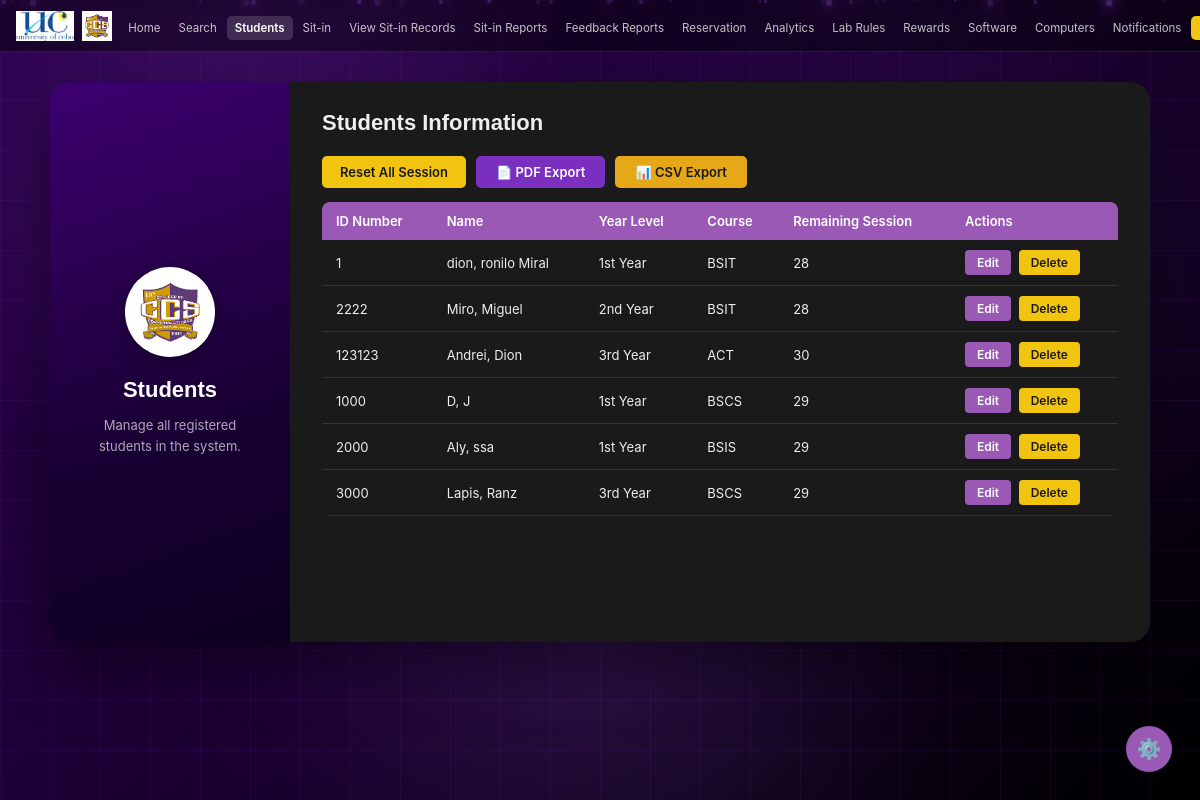
Page /admin/students (signed in) on the earlier database version.
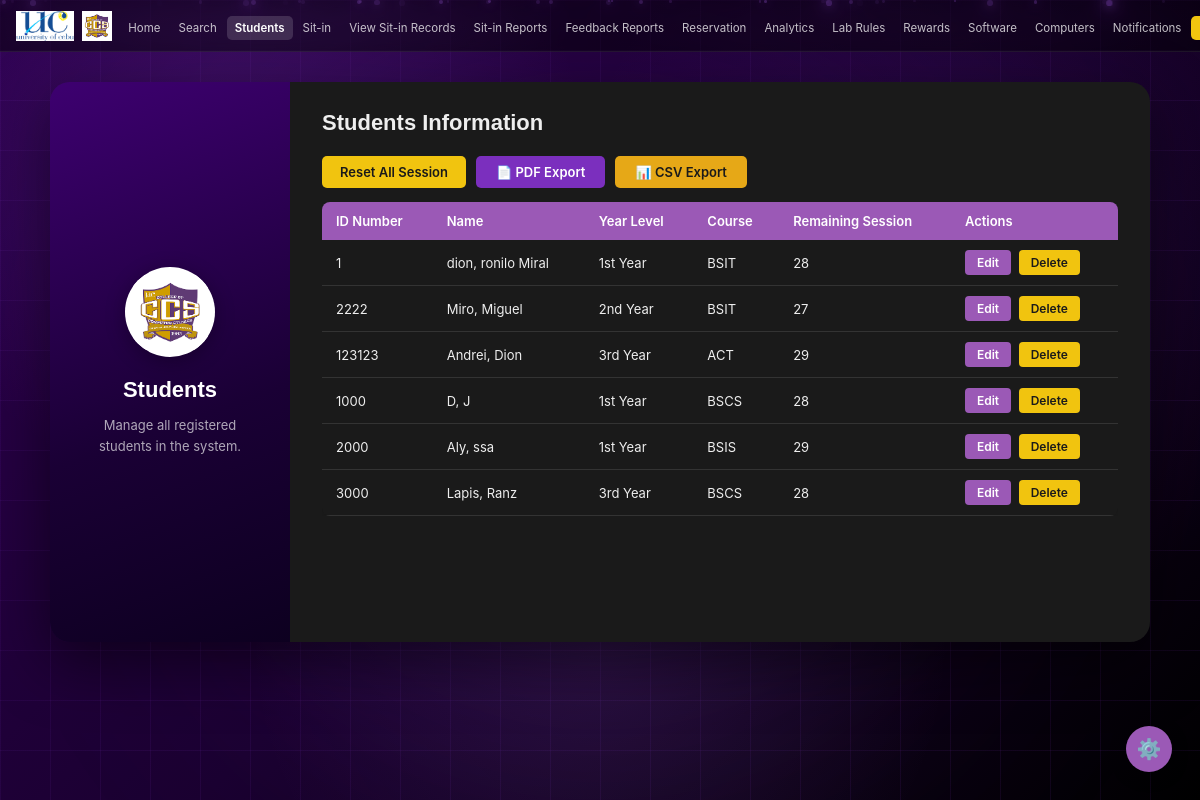
Same page on the later database version.
### tables this page shows
CREATE TABLE users (
        id INTEGER PRIMARY KEY AUTOINCREMENT,
        idnum TEXT NOT NULL UNIQUE,
        lastname TEXT NOT NULL,
        firstname TEXT NOT NULL,
        midname TEXT,
        email TEXT NOT NULL UNIQUE,
        course TEXT NOT NULL,
        level TEXT NOT NULL,
        address TEXT NOT NULL,
        password TEXT NOT NULL,
        sessions INTEGER NOT NULL DEFAULT 30,
        photo TEXT DEFAULT NULL
    );

### app.py (the view)
@app.route('/admin/students')
def admin_students():
    if not admin_required():
        return redirect(url_for('login'))
    conn = get_db()
    students = conn.execute("SELECT * FROM users WHERE email!='admin@ccs.com'").fetchall()
    conn.close()
    return render_template('admin/students.html', students=students)

### app.py (called while the page is built, shortened)
def get_db():
    conn = sqlite3.connect(os.path.join(BASE_DIR, 'database.db'))
    conn.row_factory = sqlite3.Row
    return conn

@app.before_request
def csrf_protect():
    if 'csrf_token' not in session:
        session['csrf_token'] = secrets.token_hex(16)
    if request.method == "POST":
        token = session.get('csrf_token', '')
        form_token = request.form.get('csrf_token', '')
        if not token or token != form_token:
            flash('Invalid request. Please try again.', 'error')
            return redirect(request.url)

@app.context_processor
def inject_unread_count():
    if 'user_id' in session and session.get('role') == 'admin':
        conn = get_db()
        count = conn.execute('''
            SELECT COUNT(*) FROM notifications
            WHERE is_read = 0 AND idnum = ?
        ''', (session['user_idnum'],)).fetchone()[0]
        conn.close()
        return dict(unread_count=count)
    return dict(unread_count=0)

def admin_required():
    return 'user_id' in session and session.get('role') == 'admin'

### templates/admin/students.html (shortened to what the changed rows need)
<!DOCTYPE html>
<html lang="en">
<head>
  <link rel="stylesheet" href="{{ url_for('static', filename='style.css') }}" />
</head>
<body>
  <main class="admin-main">
    <div class="admin-split-card">
      <div class="split-left">
        <h2 class="split-title">Students</h2>
      </div>
      <div class="split-right">
        <h2 class="form-title">Students Information</h2>
        <div class="table-wrap">
          <table class="admin-table">
            <thead>
              <tr>
                <th>ID Number</th>
                <th>Name</th>
                <th>Year Level</th>
                <th>Course</th>
                <th>Remaining Session</th>
                <th>Actions</th>
              </tr>
            </thead>
            <tbody>
              {% for s in students %}
              <tr>
                <td>{{ s['idnum'] }}</td>
                <td>{{ s['lastname'] }}, {{ s['firstname'] }} {{ s['midname'] }}</td>
                <td>{{ s['level'] }}</td>
                <td>{{ s['course'] }}</td>
                <td>{{ s['sessions'] }}</td>
                <td>
                  <a href="{{ url_for('edit_student', id=s['id']) }}" class="btn-edit">Edit</a>
                  <a href="{{ url_for('delete_student', id=s['id']) }}" class="btn-delete"
                     onclick="return confirm('Delete this student?')">Delete</a>
                </td>
              </tr>
              {% else %}
              <tr><td colspan="6" class="no-data">No students registered yet.</td></tr>
              {% endfor %}
            </tbody>
          </table>
        </div>
      </div>
    </div>
  </main>
</body>
</html>

Differences in the rows shown:
changed users "Miro": sessions "28" → "27"
changed users "Andrei": sessions "30" → "29"
changed users (number 4 of 6 on the later page): sessions "29" → "28"
changed users "Lapis": sessions "29" → "28"
